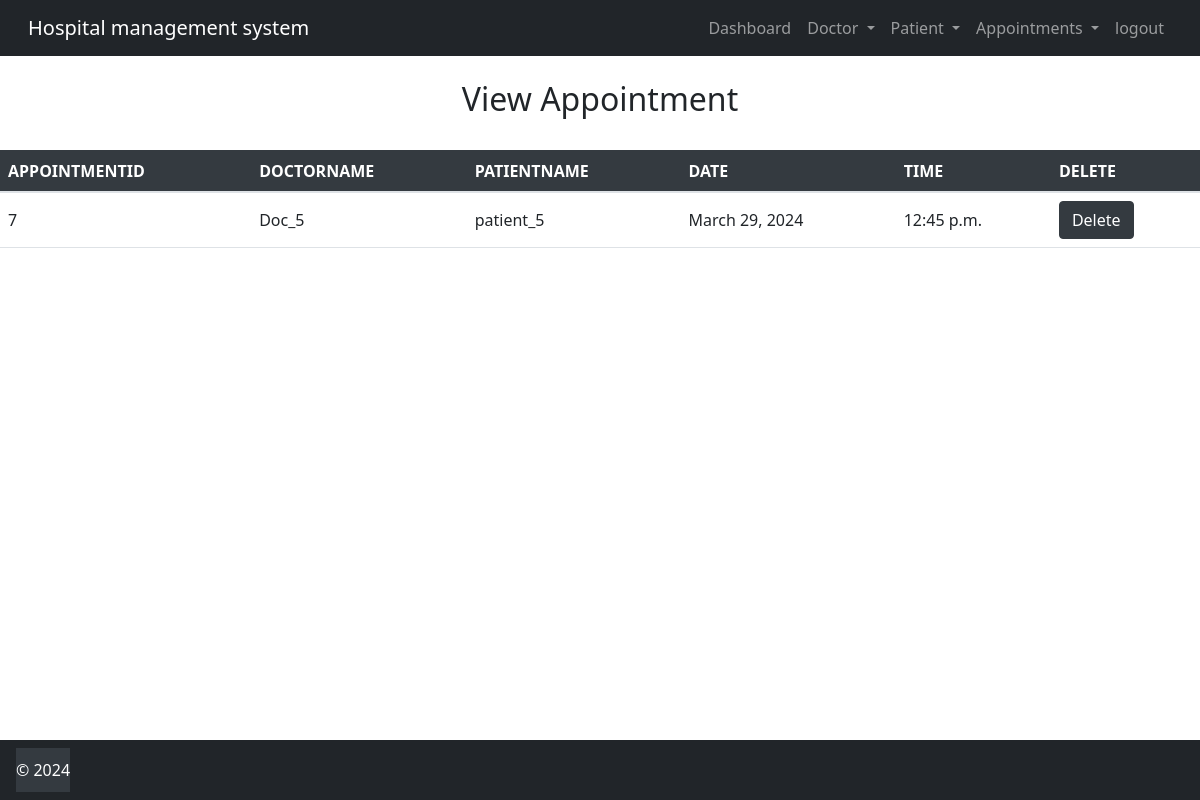
The page /view_appointment/ (signed in) on the database its author committed.
### hospital_management_studio/models.py (models this page shows, shortened)
class Appoinment(models.Model):
    Doctor = models.ForeignKey(Doctor, on_delete=models.CASCADE)
    Patient = models.ForeignKey(Patient, on_delete=models.CASCADE)
    date = models.DateField()
    time = models.TimeField()

class Doctor(models.Model):
    Name = models.CharField(max_length=50)
    mobile = models.IntegerField()
    special = models.CharField(max_length=50)
    def __str__(self):
        return self.Name

### hospital_management_studio/views.py (the view)
# urls.py: path('view_appointment/', View_Appointment, name='view_appointment'),
def View_Appointment(request):
    if not request.user.is_staff:
        return redirect('login')
    doc = Appoinment.objects.all()
    d = {'doc' : doc}
    return render(request, 'view_appointment.html', d)

### hospital_management_studio/models.py (called while the page is built)
    def __str__(self):
        return self.Name

### templates/view_appointment.html (shortened to what this page needs)
{% include 'base.html' %}
{% include 'navigation.html' %}
{% block content %}
<div>
    <br>
    <h2 class="text-center">View Appointment</h2>
    <br>
    <table id="example" class="table table-hover display" style="width:100%">
        <thead>
        <tr>
            <th>AppointmentId</th>
            <th>DoctorName</th>
            <th>PatientName</th>
            <th>Date</th>
            <th>Time</th>
            <th>Delete</th>
        </tr>
        </thead>
        <tbody>
        {% for i in doc %}
        <tr>
            <td>{{ i.id }}</td>
            <td>{{ i.Doctor }}</td>
            <td>{{ i.Patient }}</td>
            <td>{{ i.date }}</td>
            <td>{{ i.time }}</td>
            <td><a href="{% url 'delete_appointment' i.id %}" onclick="return confirm('Are you sure?')"
                   class="btn btn-danger">Delete</a></td>
        </tr>
        {% endfor %}
        </tbody>
    </table>
</div>
{% endblock content %}
{% include 'footer.html' %}

### templates/view_appointment.html (style rules this page uses)
.table th { background-color: #343a40; color: #fff; border-color: #343a40; text-transform: uppercase; font-weight: bold; }
.table td { vertical-align: middle; }
.btn-danger { background-color: #343a40; border-color: #343a40; }

### rows shown on the page
Appoinment: id "7", Doctor "Doc_5", Patient "patient_5", date "March 29, 2024", time "12:45 p.m."
